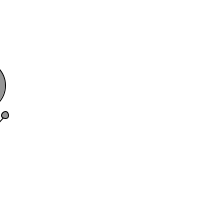
Frame 1 (no input)
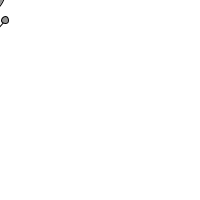
Frame 60 (the mouse pressed at the canvas centre just before this capture)
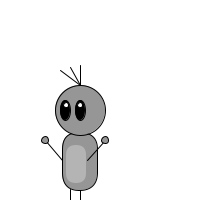
Frame 120 (the mouse held since frame 60 and released just before this capture)

The Processing sketch that drew these frames (run headless with seeded random() and noise(); from frame 60 on, the mouse is pressed at the canvas centre):

// Processing sketch: processing_145804
// ── processing_145804.pde

int monsterX;
int monsterY;

int richting;
int teller;
boolean test;

void setup(){
  size(200, 200);  
  monsterX = 100;
  monsterY = 100;
  
  test = true;
  richting= 5;
  teller= 0;
  
}

void draw() {
  
 monsterX= mouseX;
  
  if (test == true){
      fill(0,0,255);
     ellipse(monsterX-20, monsterX-20, 50, 50);
  } 
  
  if (test == false){
  }
  
 monsterY = monsterY + richting;
 if (monsterY > 200 || monsterY <0){
 richting= -richting;
 teller = teller +1;
 }
 
 if(teller == 5){
 teller = 0;
 test = !test;
 }
 
 println(teller);
  
  background(255, 255, 255);
 
  stroke(0);
  fill(150);
  rect(monsterX-38, monsterY+2, 35, 58, 45, 45, 18, 18);        //lichaam van het monstertje
  fill(180);                                                //kleur van het buikje
  noStroke();                                               //rand van het buikje 
  rect(monsterX-34, monsterY+15, 20, 38, 45, 45, 18, 18);       //het buikje van het monstertje
 
  stroke(0);                                                //omlijning van het hoofdje
  fill(150);                                                //kleur van het hoofd
  ellipse(monsterX-20, monsterY-20, 50, 50);                    //hoofd van het monstertje
  
  fill(0);                                                  //kleur oog  
  ellipse(monsterX-35, monsterY-20, 10, 20);                    //linkeroog
  fill(0);                                                  //kleur oog
  ellipse(monsterX-20, monsterY-20, 10, 20);                    //rechteroog    
  fill(255);                                                //sparking  
  ellipse(monsterX-34, monsterY-25, 5, 5);                      //linkertwinkeling
  fill(255);                                                //sparking
  ellipse(monsterX-20, monsterY-25, 5, 5);                      //rechtertwinkeling
  
  line(monsterX-20, monsterY+60, monsterX-20, monsterY+90);         //rechtbeentje       
  line(monsterX-30, monsterY+59, monsterX-30, monsterY+90);         //linkerbeentje
  stroke(0);                                                //omlijning rechtervoetje
  fill(150);                                                //kleur rechtervoetje
  ellipse(monsterX-20, monsterY+90, 7, 7);                      //rechtervoetje
  stroke(0);                                                //omlijning linkervoetje
  fill(150);                                                //kleur linkervoetje
  ellipse(monsterX-30, monsterY+90, 7, 7);                      //linkervoetje
  
  line(monsterX-20, monsterY-45, monsterX-40, monsterY-60);         //haartje
  line(monsterX-20, monsterY-45, monsterX-20, monsterY-65);         //haartje
  line(monsterX-20, monsterY-45, monsterX-30, monsterY-63);         //haartje
  
  line(monsterX-38, monsterY+30, monsterX-55, monsterY+10);         //linkerarmpje
  line(monsterX-13, monsterY+30, monsterX+5, monsterY+10);          //rechterarmpje
  stroke(0);                                                //omlijning linkerhandje
  fill(150);                                                //kleur linkerhandje
  ellipse(monsterX-55, monsterY+10, 7, 7);                      //linkerhandje
  
  stroke(0);                                                //omlijning rechterhandje
  fill(150);                                                //kleur rechterhandje
  ellipse(monsterX+5, monsterY+10, 7, 7);                       //rechterhandje
  
 
}
